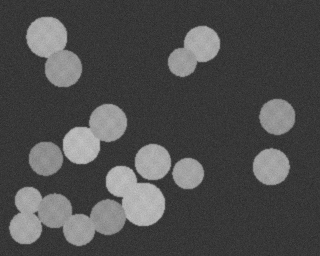
#> input picture data/synthetic/test/touching_00.png, 320 x 256 px; its folder holds only this picture in this run
$ python -i baseline.py   (imports and definitions only)
#> lines starting #> are read from the running program, lines starting #| are printed output that depends on the picture; after the words box and inside, x2 and y2 are one past the last pixel; in counts of white or black regions, pixels touching at a corner belong together
"""Baseline: Gaussian denoising, global Otsu, morphology, connected components.

This is the project's own baseline, not an unmodified upstream code file.
The conceptual starting point is the scikit-image coins segmentation tutorial.
"""
import numpy as np
from scipy import ndimage as ndi
from skimage.filters import threshold_otsu


def clean_mask(mask, min_area=120):
    """Identical cleanup for all variants to keep the comparison controlled."""
    mask = ndi.binary_opening(mask, structure=ndi.generate_binary_structure(2, 1))
    mask = ndi.binary_fill_holes(mask)
    labels, _ = ndi.label(mask)
    areas = np.bincount(labels.ravel())
    keep = areas >= min_area
    keep[0] = False
    return keep[labels]


def segment(image, min_area=120, sigma=1.0):
    image = np.asarray(image, dtype=np.float64)
    if image.ndim != 2:
        raise ValueError("Expected a 2-D grayscale image")
    smooth = ndi.gaussian_filter(image, sigma=sigma)
    threshold = float(threshold_otsu(smooth))
    mask = clean_mask(smooth > threshold, min_area)
    labels, _ = ndi.label(mask)
    return labels.astype(np.int32), {"smooth": smooth, "mask": mask,
                                    "threshold": threshold}

>>> import cv2
>>> picture = cv2.imread('../data/synthetic/test/touching_00.png', cv2.IMREAD_GRAYSCALE)
#> picture is the input picture: shape (256, 320); min 39, max 198, mean 77.5
>>> result = segment(picture)
#> in segment, `threshold = float(threshold_otsu(smooth))`: threshold = 106.1
#> in clean_mask, `mask = ndi.binary_opening(mask, structure=ndi.generate_binary_structur..`:
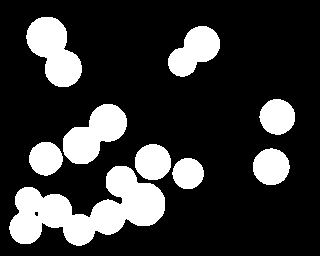
#> mask: shape (256, 320) bool; 21.1% white; 9 white regions, largest, box (x1, y1, x2, y2) and area: (9, 166, 165, 246) 6284, (26, 17, 82, 87) 2376, (63, 104, 127, 164) 2229
#> in clean_mask, `mask = ndi.binary_fill_holes(mask)`: mask: shape (256, 320) bool; 21.1% white; 9 white regions, largest, box (x1, y1, x2, y2) and area: (9, 166, 165, 246) 6295, (26, 17, 82, 87) 2376, (63, 104, 127, 164) 2229
#> in clean_mask, `labels, _ = ndi.label(mask)`:
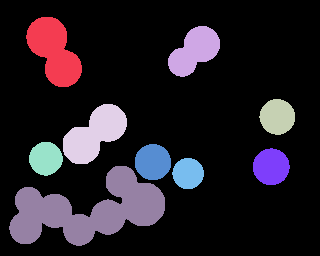
#> labels: shape (256, 320) int32; 10 distinct labels, from 0 to 9; one colour per label, 0 black
#> in clean_mask, `areas = np.bincount(labels.ravel())`: areas = [64651, 2376, 1616, 996, 2229, 885, 1037, 1062, 773, 6295]
#> in clean_mask, `keep = areas >= min_area`: keep = [True, True, True, True, True, True, True, True, True, True]

$ run again, on data/synthetic/test/touching_01.png
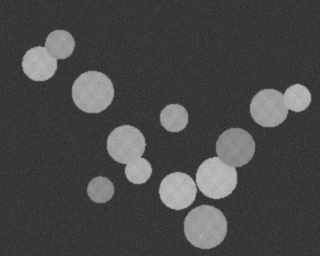
#> input picture data/synthetic/test/touching_01.png, 320 x 256 px
#> picture is the input picture: shape (256, 320); min 40, max 197, mean 71.6
#> threshold = 105.8
#> in clean_mask, `mask = ndi.binary_opening(mask, structure=ndi.generate_binary_structur..`:
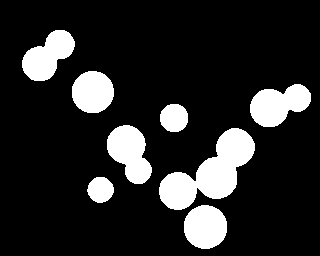
#> mask: shape (256, 320) bool; 15.6% white; 8 white regions, largest, box (x1, y1, x2, y2) and area: (159, 128, 255, 210) 3627, (250, 84, 311, 127) 1741, (107, 125, 152, 184) 1712
#> in clean_mask, `labels, _ = ndi.label(mask)`:
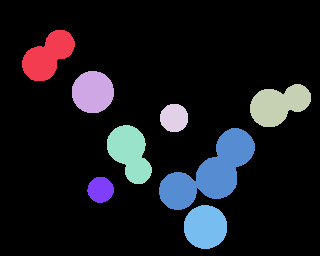
#> labels: shape (256, 320) int32; 9 distinct labels, from 0 to 8; one colour per label, 0 black
#> areas = [69146, 1612, 1406, 1741, 636, 1712, 3627, 534, 1506]
#> keep = [True, True, True, True, True, True, True, True, True]

$ run again, on data/synthetic/test/touching_02.png
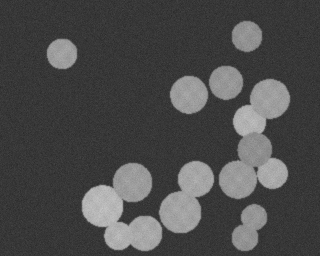
#> input picture data/synthetic/test/touching_02.png, 320 x 256 px
#> picture is the input picture: shape (256, 320); min 39, max 200, mean 75.1
#> threshold = 105.2
#> in clean_mask, `mask = ndi.binary_opening(mask, structure=ndi.generate_binary_structur..`:
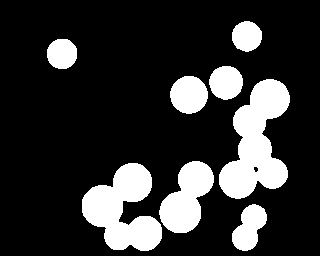
#> mask: shape (256, 320) bool; 19.3% white; 8 white regions, largest, box (x1, y1, x2, y2) and area: (219, 79, 290, 199) 4779, (82, 163, 162, 251) 4145, (159, 161, 214, 233) 2390
#> in clean_mask, `labels, _ = ndi.label(mask)`:
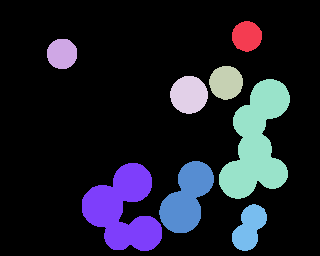
#> labels: shape (256, 320) int32; 9 distinct labels, from 0 to 8; one colour per label, 0 black
#> areas = [66070, 721, 734, 901, 1124, 4795, 2390, 4145, 1040]
#> keep = [True, True, True, True, True, True, True, True, True]

$ run again, on data/synthetic/test/touching_03.png
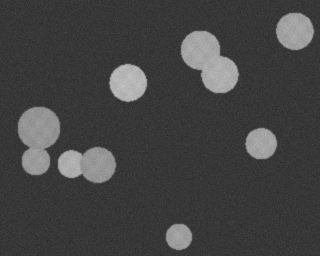
#> input picture data/synthetic/test/touching_03.png, 320 x 256 px
#> picture is the input picture: shape (256, 320); min 38, max 196, mean 67.2
#> threshold = 106.3
#> in clean_mask, `mask = ndi.binary_opening(mask, structure=ndi.generate_binary_structur..`:
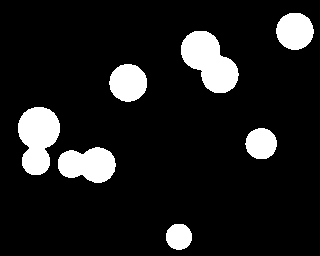
#> mask: shape (256, 320) bool; 11.4% white; 7 white regions, largest, box (x1, y1, x2, y2) and area: (181, 31, 239, 93) 2206, (18, 107, 60, 175) 2038, (58, 147, 116, 183) 1552
#> in clean_mask, `labels, _ = ndi.label(mask)`:
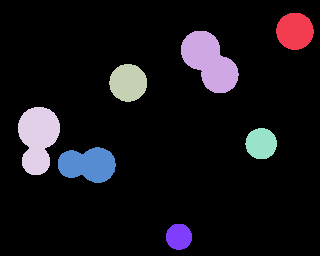
#> labels: shape (256, 320) int32; 8 distinct labels, from 0 to 7; one colour per label, 0 black
#> areas = [72581, 1100, 2206, 1124, 2038, 776, 1552, 543]
#> keep = [True, True, True, True, True, True, True, True]
